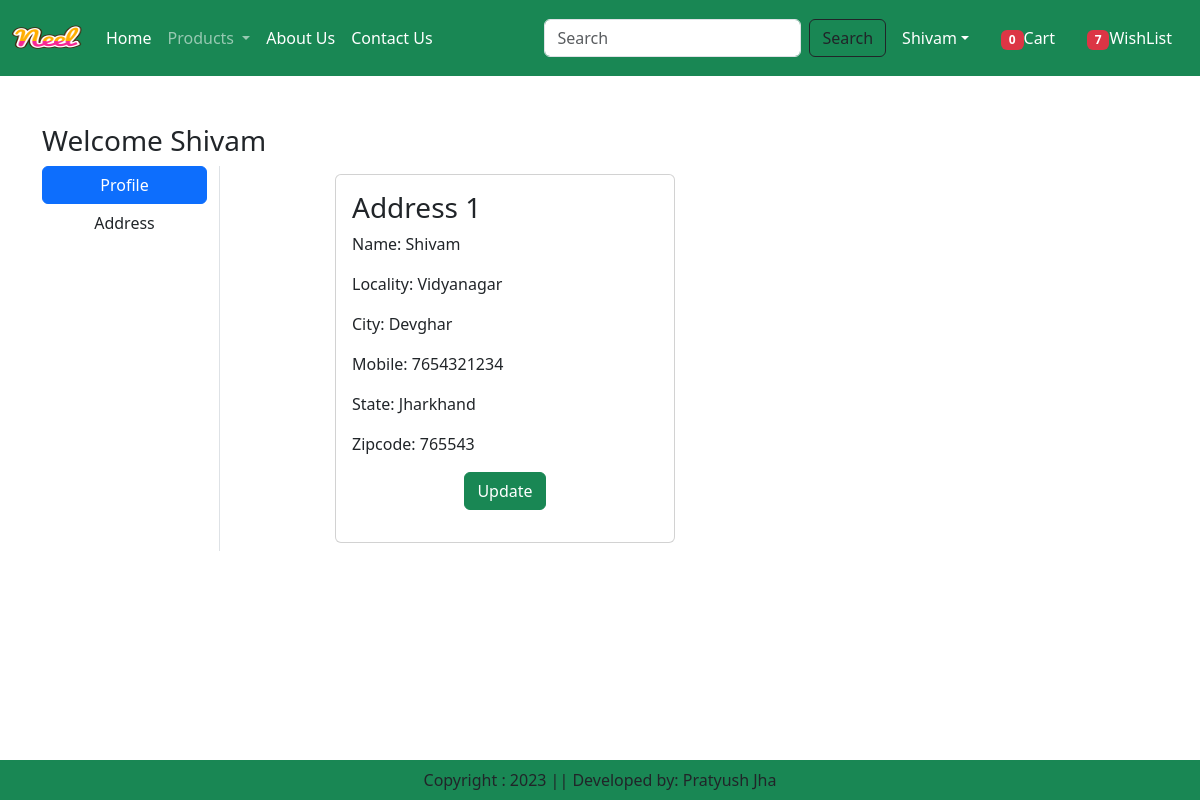
The app's page /address/ (signed in) with its own data.
### app/models.py (models this page shows, shortened)
class Customer(models.Model):
    user=models.ForeignKey(User,on_delete=models.CASCADE)
    name=models.CharField(max_length=200)
    locality=models.CharField(max_length=200)
    city=models.CharField(max_length=50)
    mobile=models.IntegerField(default=0)
    zipcode=models.IntegerField()
    state=models.CharField(choices=STATE_CHOICES,max_length=100)

### app/views.py (the view)
# urls.py: path("address/",views.address,name="address"),
@login_required
def address(request):
    add=Customer.objects.filter(user=request.user)
    totalitem=0
    wishitem=0
    if request.user.is_authenticated:
        totalitem=len(Cart.objects.filter(user=request.user))
        wishitem=len(Wishlist.objects.filter(user=request.user))
    return render(request,"app/address.html",locals())

### app/templates/app/address.html (shortened to what this page needs)
{% extends 'app/base.html' %}
{% load static %}
{% block address-content %}
  <div class="container my-5">
    <div class="row">
        <h3>Welcome <span class="text-capitalize">{{request.user}}</span></h3>
        <div class="col-sm-2 border-end">
          <ul class="list-unstyled">
           <li class="d-grid"><a href="{% url 'profile' %}" class="btn btn-primary">Profile</a></li>
           <li class="d-grid"><a href="{% url 'address' %}" class="btn">Address</a></li>
          </ul>
       </div>
       <div class="col-sm-8 offset-sm-1">
          <div class="row">
             {% for ad in add %}
             <div class="col-sm-6">
                <div class="card m-2">
                   <div class="card-body">
                     <h3>Address {{forloop.counter}}</h3>
                     <p>Name: {{ad.name}}</p>
                     <p>Locality: {{ad.locality}}</p>
                     <p>City: {{ad.city}}</p>
                     <p>Mobile: {{ad.mobile}}</p>
                     <p>State: {{ad.state}}</p>
                     <p>Zipcode: {{ad.zipcode}}</p>
                     <p class="text-center"><a href="{% url 'updateAddress' pk=ad.id%}" type="button" class="btn btn-success">
                        Update
                     </a></p>
                   </div>
                </div>
             </div>
             {% endfor %}
          </div>
       </div>
    </div>
  </div>
{% endblock address-content %}

### app/templates/app/base.html (shortened to what this page needs)
<!DOCTYPE html>
<html lang="en">
{% load static %}
<head>
    <link href="https://cdn.jsdelivr.net/npm/bootstrap@5.3.0-alpha2/dist/css/bootstrap.min.css" rel="stylesheet">
    <link rel="stylesheet" href="{% static 'app/css/owl.carousel.min.css' %}"/>
    <link rel="stylesheet" href="{% static 'app/css/all.min.css' %}"/>
    <link rel="stylesheet" href="{% static 'app/css/style.css' %}"/>
</head>
<body>
    <nav class="navbar navbar-expand-lg navbar-dark bg-success">
        <div class="container-fluid">
          <a class="navbar-brand" href="#">
            <img src="{% static "app/images/Neel.png" %}" width="70" height="50"/>
          </a>
          <div class="collapse navbar-collapse" id="navbarSupportedContent">
            <ul class="navbar-nav me-auto mb-2 mb-lg-0">
              {% if request.user.is_authenticated %}
              <li class="nav-item">
                <a class="nav-link active" aria-current="page" href="/">Home</a>
              </li>
              <li class="nav-item dropdown">
                <a class="nav-link dropdown-toggle" href="#" role="button" data-bs-toggle="dropdown" aria-expanded="false">
                  Products
                </a>
              </li>
              <li class="nav-item">
                <a class="nav-link text-white" href="{% url 'about' %}">About Us</a>
              </li>
              <li class="nav-item">
                <a class="nav-link text-white" href="{% url 'contact' %}">Contact Us</a>
              </li>
            </ul>
            <form class="d-flex" role="search" action="/search">
              <input class="form-control me-2" type="search" name="search" placeholder="Search" aria-label="Search">
              <button class="btn btn-outline-dark" type="submit">Search</button>
            </form>
          </div>
          <ul class="navbar-nav me-auto mb-2 mb-lg-0">
            <li class="nav-item dropdown mx-2">
              <a class="nav-link dropdown-toggle text-white" href="#"
              id="profileDropdown" role="button" data-bs-toggle="dropdown" aria-expanded="false">{{request.user}}</a>
            </li>
            <li class="nav-item mx-2">
              <a href="{% url 'show-cart' %}" class="nav-link text-white"><span class="badge bg-danger">
                {% if totalitem >= 0 %}
                    {{totalitem}}
                {% endif %}
              </span>Cart</a>
            </li>
            <li class="nav-item mx-2">
              <a href="{% url 'wishlist' %}" class="nav-link text-white"><span class="badge bg-danger">
                {% if wishitem >= 0 %}
                    {{wishitem}}
                {% endif %}
              </span>WishList</a>
            </li>
            {% endif %}
          </ul>
        </div>
      </nav>
      <footer class="container-fluid fixed-bottom bg-success text-center p-2 mt-5">
        Copyright : 2023 || Developed by: Pratyush Jha
      </footer>
      {% block address-content %}{% endblock address-content %}
</body>
</html>

### records on screen
Customer: name "Shivam", locality "Vidyanagar", city "Devghar", mobile "7654321234", state "Jharkhand", zipcode "765543"

### other values on screen
{{ request.user }} "Shivam"
{{ totalitem }} "0"
{{ wishitem }} "7"
